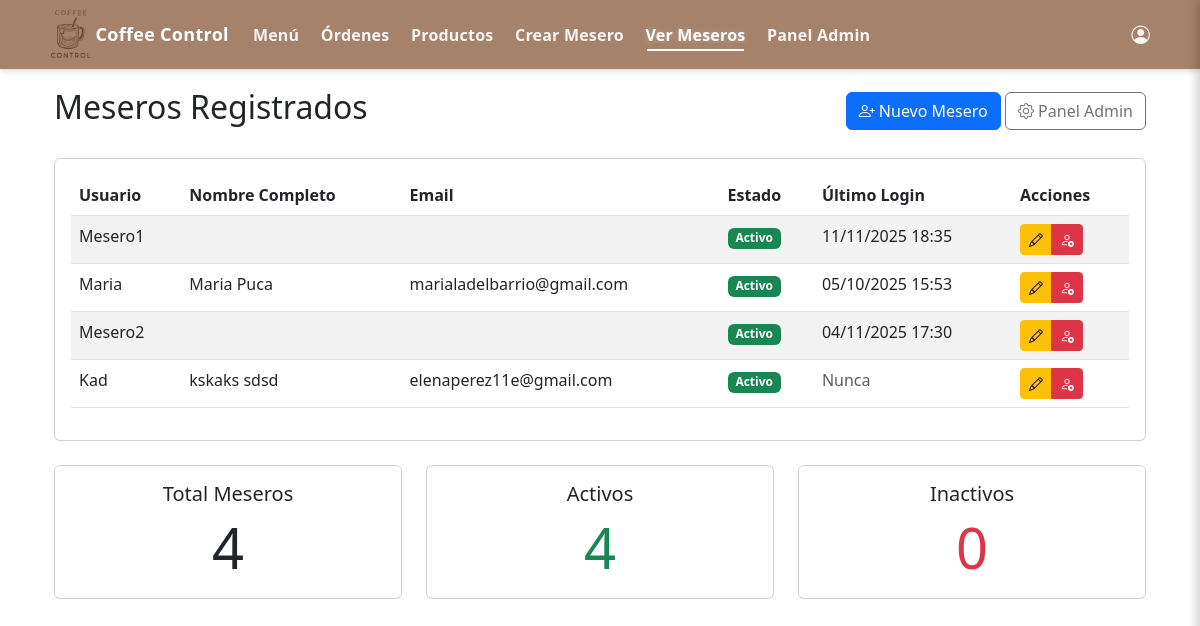
The page /usuarios/meseros/lista/ (signed in) on the database its author committed.
### usuarios/models.py (models this page shows, shortened)
class ManejoUsuario(AbstractUser):
    ROLES = (
        ('admin', 'Administrador'),
        ('waiter', 'Mesero'),
    )
    rol = models.CharField(
        max_length=10,
        choices=ROLES,
        default='waiter'
    )
    is_staff = models.BooleanField(
        _('staff status'),
        default=False,
        help_text=_('Designates whether the user can log into this admin site.'),
    )
    is_active = models.BooleanField(
        _('active'),
        default=True,
        help_text=_(
            'Designates whether this user should be treated as active. '
            'Unselect this instead of deleting accounts.'
        ),
    )

### usuarios/views.py (the view)
# urls.py: path('meseros/lista/', views.lista_meseros, name='lista_meseros'),
@solo_admin
def lista_meseros(request):
    meseros = ManejoUsuario.objects.filter(rol='waiter').exclude(is_superuser=True)
    total_meseros = meseros.count()
    activos = meseros.filter(is_active=True).count()
    inactivos = total_meseros - activos
    context = {
        'meseros': meseros,
        'total_meseros': total_meseros,
        'activos': activos,
        'inactivos': inactivos
    }
    return render(request, "usuarios/lista_meseros.html", context)

### usuarios/templates/usuarios/lista_meseros.html (shortened to what this page needs)
{% extends 'base.html' %}
{% block content %}
<div class="container mt-4">
    <div class="d-flex justify-content-between align-items-center mb-4">
        <h2>Meseros Registrados</h2>
        <div>
            <a href="{% url 'usuarios:registro_mesero' %}" class="btn btn-primary">
                <i class="bi bi-person-plus"></i> Nuevo Mesero
            </a>
            <a href="/admin/" class="btn btn-outline-secondary" target="_blank">
                <i class="bi bi-gear"></i> Panel Admin
            </a>
        </div>
    </div>
    <div class="card">
        <div class="card-body">
            <div class="table-responsive">
                <table class="table table-striped">
                    <thead>
                        <tr>
                            <th>Usuario</th>
                            <th>Nombre Completo</th>
                            <th>Email</th>
                            <th>Estado</th>
                            <th>Último Login</th>
                            <th>Acciones</th>
                        </tr>
                    </thead>
                    <tbody>
                        {% for mesero in meseros %}
                        <tr>
                            <td>{{ mesero.username }}</td>
                            <td>{{ mesero.first_name }} {{ mesero.last_name }}</td>
                            <td>{{ mesero.email }}</td>
                            <td>
                                {% if mesero.is_active %}
                                <span class="badge bg-success">Activo</span>
                                {% else %}
                                <span class="badge bg-danger">Inactivo</span>
                                {% endif %}
                            </td>
                            <td>
                                {% if mesero.last_login %}
                                {{ mesero.last_login|date:"d/m/Y H:i" }}
                                {% else %}
                                <span class="text-muted">Nunca</span>
                                {% endif %}
                            </td>
                            <td>
                                <div class="btn-group btn-group-sm">
                                    <a href="/admin/usuarios/manejousuario/{{ mesero.id }}/change/"
                                       class="btn btn-warning" target="_blank" title="Editar">
                                        <i class="bi bi-pencil"></i>
                                    </a>
                                    {% if mesero.is_active %}
                                    <a href="/admin/usuarios/manejousuario/{{ mesero.id }}/change/"
                                       class="btn btn-danger" target="_blank" title="Desactivar">
                                        <i class="bi bi-person-x"></i>
                                    </a>
                                    {% else %}
                                    <a href="/admin/usuarios/manejousuario/{{ mesero.id }}/change/"
                                       class="btn btn-success" target="_blank" title="Activar">
                                        <i class="bi bi-person-check"></i>
                                    </a>
                                    {% endif %}
                                </div>
                            </td>
                        </tr>
                        {% endfor %}
                    </tbody>
                </table>
            </div>
        </div>
    </div>
    <div class="row mt-4">
        <div class="col-md-4">
            <div class="card text-center">
                <div class="card-body">
                    <h5 class="card-title">Total Meseros</h5>
                    <p class="card-text display-4">{{ meseros.count }}</p>
                </div>
            </div>
        </div>
        <div class="col-md-4">
            <div class="card text-center">
                <div class="card-body">
                    <h5 class="card-title">Activos</h5>
                    <p class="card-text display-4 text-success">
                        {{ meseros|length|add:"0" }}
                    </p>
                </div>
            </div>
        </div>
        <div class="col-md-4">
            <div class="card text-center">
                <div class="card-body">
                    <h5 class="card-title">Inactivos</h5>
                    <p class="card-text display-4 text-danger">0</p>
                </div>
            </div>
        </div>
    </div>
</div>
{% endblock %}

### coffecontrol/templates/base.html (style rules this page uses)
:root { --coffee-600:#A6826A; --coffee-700:#8B5E3C; --cream:#f7efe7; --text-strong:#ffffff; --text-soft:rgba(255,255,255,.92); }
body { padding-top: 64px; }

### rows shown on the page
ManejoUsuario: username "Mesero1", is_active "Activo", last_login "11/11/2025 18:35"
ManejoUsuario: username "Maria", first_name "Maria", last_name "Puca", email "marialadelbarrio@gmail.com", is_active "Activo", last_login "05/10/2025 15:53"
ManejoUsuario: username "Mesero2", is_active "Activo", last_login "04/11/2025 17:30"
ManejoUsuario: username "Kad", first_name "kskaks", last_name "sdsd", email "elenaperez11e@gmail.com", is_active "Activo", shows "Nunca"

### other values the page prints
{{ meseros.count }} "4"
{{ meseros|length|add:"0" }} "4"
